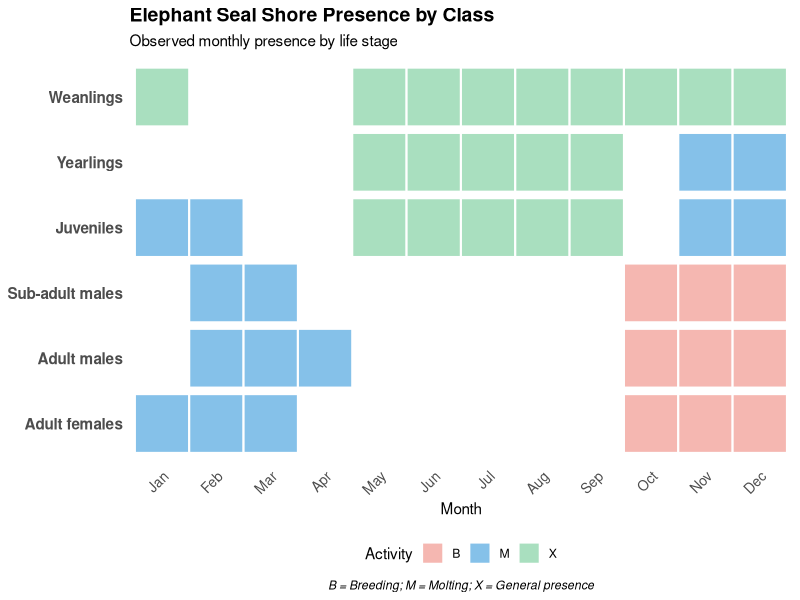

Write the R code that produced this figure.
# Libraries
library(ggplot2)
library(tidyverse)

# Defining the data
seal_presence <- tribble(
  ~class,             ~month, ~presence,
  "Weanlings",        "Jan", "X",
  "Weanlings",        "May", "X",
  "Weanlings",        "Jun", "X",
  "Weanlings",        "Jul", "X",
  "Weanlings",        "Aug", "X",
  "Weanlings",        "Sep", "X",
  "Weanlings",        "Oct", "X",
  "Weanlings",        "Nov", "X",
  "Weanlings",        "Dec", "X",
  
  "Yearlings",        "May", "X",
  "Yearlings",        "Jun", "X",
  "Yearlings",        "Jul", "X",
  "Yearlings",        "Aug", "X",
  "Yearlings",        "Sep", "X",
  "Yearlings",        "Nov", "M",
  "Yearlings",        "Dec", "M",
  
  "Juveniles",        "Jan", "M",
  "Juveniles",        "Feb", "M",
  "Juveniles",        "May", "X",
  "Juveniles",        "Jun", "X",
  "Juveniles",        "Jul", "X",
  "Juveniles",        "Aug", "X",
  "Juveniles",        "Sep", "X",
  "Juveniles",        "Nov", "M",
  "Juveniles",        "Dec", "M",
  
  "Sub-adult males",  "Feb", "M",
  "Sub-adult males",  "Mar", "M",
  "Sub-adult males",  "Oct", "B",
  "Sub-adult males",  "Nov", "B",
  "Sub-adult males",  "Dec", "B",
  
  "Adult males",      "Feb", "M",
  "Adult males",      "Mar", "M",
  "Adult males",      "Apr", "M",
  "Adult males",      "Oct", "B",
  "Adult males",      "Nov", "B",
  "Adult males",      "Dec", "B",
  
  "Adult females",    "Jan", "M",
  "Adult females",    "Feb", "M",
  "Adult females",    "Mar", "M",
  "Adult females",    "Oct", "B",
  "Adult females",    "Nov", "B",
  "Adult females",    "Dec", "B"
)


# Format factors
seal_presence <- seal_presence %>%
  mutate(
    month = factor(month, levels = month.abb),
    class = factor(class, levels = rev(c(
      "Weanlings", "Yearlings", "Juveniles",
      "Sub-adult males", "Adult males", "Adult females"
    )))
  )

# Colors!!
presence_colors <- c(
  "X" = "#A9DFBF",  # Green = General presence
  "M" = "#85C1E9",  # Blue = Molting
  "B" = "#F5B7B1"   # Red = Breeding
)

# Plot
ggplot(seal_presence, aes(x = month, y = class, fill = presence)) +
  geom_tile(color = "white", linewidth = 0.7, height = 0.9) +
  scale_fill_manual(values = presence_colors) +
  theme_minimal() +
  labs(
    title = "Elephant Seal Shore Presence by Class",
    subtitle = "Observed monthly presence by life stage",
    caption = "B = Breeding; M = Molting; X = General presence",
    x = "Month", y = NULL, fill = "Activity"
  ) +
  theme(
    axis.text.y = element_text(size = 11, face = "bold"),
    axis.text.x = element_text(size = 10, angle = 45, hjust = 1),
    panel.grid = element_blank(),
    plot.title = element_text(size = 14, face = "bold"),
    plot.caption = element_text(hjust = 0.5, face = "italic"),
    legend.position = "bottom"
  )


